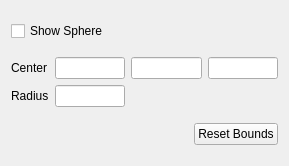
<ui version="4.0" >
 <class>pqSphereWidget</class>
 <widget class="QWidget" name="pqSphereWidget" >
  <property name="geometry" >
   <rect>
    <x>0</x>
    <y>0</y>
    <width>289</width>
    <height>166</height>
   </rect>
  </property>
  <property name="windowTitle" >
   <string>Form</string>
  </property>
  <layout class="QGridLayout" >
   <item row="0" column="0" colspan="2" >
    <widget class="QCheckBox" name="show3DWidget" >
     <property name="text" >
      <string>Show Sphere</string>
     </property>
    </widget>
   </item>
   <item row="1" column="0" colspan="2" >
    <layout class="QGridLayout" >
     <item row="0" column="0" >
      <widget class="QLabel" name="label" >
       <property name="text" >
        <string>Center</string>
       </property>
      </widget>
     </item>
     <item row="0" column="1" >
      <widget class="QLineEdit" name="centerX" />
     </item>
     <item row="0" column="2" >
      <widget class="QLineEdit" name="centerY" />
     </item>
     <item row="0" column="3" >
      <widget class="QLineEdit" name="centerZ" />
     </item>
     <item row="1" column="0" >
      <widget class="QLabel" name="label_2" >
       <property name="text" >
        <string>Radius</string>
       </property>
      </widget>
     </item>
     <item row="1" column="1" >
      <widget class="QLineEdit" name="radius" />
     </item>
    </layout>
   </item>
   <item row="2" column="0" >
    <spacer>
     <property name="orientation" >
      <enum>Qt::Horizontal</enum>
     </property>
     <property name="sizeHint" >
      <size>
       <width>40</width>
       <height>20</height>
      </size>
     </property>
    </spacer>
   </item>
   <item row="2" column="1" >
    <widget class="QPushButton" name="resetBounds" >
     <property name="text" >
      <string>Reset Bounds</string>
     </property>
    </widget>
   </item>
  </layout>
 </widget>
 <resources/>
 <connections/>
</ui>
